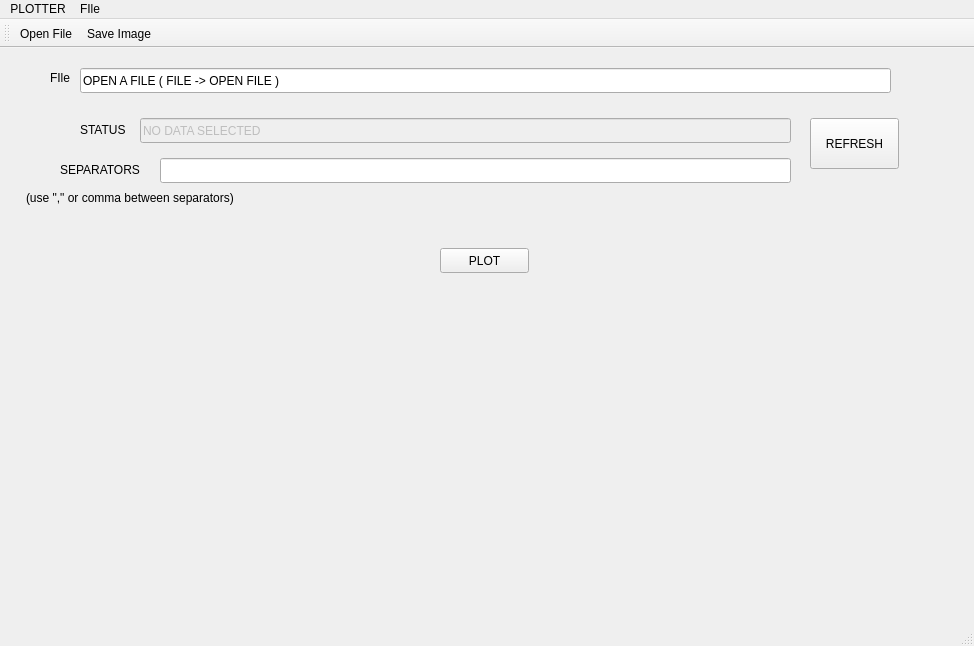
<?xml version="1.0" encoding="UTF-8"?>
<ui version="4.0">
 <class>MainWindow</class>
 <widget class="QMainWindow" name="MainWindow">
  <property name="geometry">
   <rect>
    <x>0</x>
    <y>0</y>
    <width>974</width>
    <height>646</height>
   </rect>
  </property>
  <property name="windowTitle">
   <string>MainWindow</string>
  </property>
  <widget class="QWidget" name="centralWidget">
   <widget class="QLineEdit" name="lineEdit">
    <property name="geometry">
     <rect>
      <x>80</x>
      <y>20</y>
      <width>811</width>
      <height>25</height>
     </rect>
    </property>
    <property name="text">
     <string>OPEN A FILE ( FILE -&gt; OPEN FILE )</string>
    </property>
    <property name="readOnly">
     <bool>true</bool>
    </property>
   </widget>
   <widget class="QLabel" name="label">
    <property name="geometry">
     <rect>
      <x>50</x>
      <y>20</y>
      <width>41</width>
      <height>20</height>
     </rect>
    </property>
    <property name="text">
     <string>FIle</string>
    </property>
   </widget>
   <widget class="QPushButton" name="pushButton">
    <property name="geometry">
     <rect>
      <x>440</x>
      <y>200</y>
      <width>89</width>
      <height>25</height>
     </rect>
    </property>
    <property name="text">
     <string>PLOT</string>
    </property>
   </widget>
   <widget class="QWidget" name="gridLayoutWidget">
    <property name="geometry">
     <rect>
      <x>550</x>
      <y>170</y>
      <width>381</width>
      <height>381</height>
     </rect>
    </property>
    <layout class="QGridLayout" name="plotlayout"/>
   </widget>
   <widget class="QWidget" name="gridLayoutWidget_2">
    <property name="geometry">
     <rect>
      <x>50</x>
      <y>170</y>
      <width>351</width>
      <height>381</height>
     </rect>
    </property>
    <layout class="QGridLayout" name="tablelayout"/>
   </widget>
   <widget class="QPushButton" name="pushButton_2">
    <property name="geometry">
     <rect>
      <x>810</x>
      <y>70</y>
      <width>89</width>
      <height>51</height>
     </rect>
    </property>
    <property name="text">
     <string>REFRESH</string>
    </property>
   </widget>
   <widget class="QLineEdit" name="status">
    <property name="enabled">
     <bool>false</bool>
    </property>
    <property name="geometry">
     <rect>
      <x>140</x>
      <y>70</y>
      <width>651</width>
      <height>25</height>
     </rect>
    </property>
    <property name="text">
     <string>NO DATA SELECTED</string>
    </property>
    <property name="readOnly">
     <bool>true</bool>
    </property>
   </widget>
   <widget class="QLabel" name="label_2">
    <property name="geometry">
     <rect>
      <x>80</x>
      <y>66</y>
      <width>67</width>
      <height>31</height>
     </rect>
    </property>
    <property name="text">
     <string>STATUS</string>
    </property>
   </widget>
   <widget class="QLabel" name="label_3">
    <property name="geometry">
     <rect>
      <x>60</x>
      <y>106</y>
      <width>101</width>
      <height>31</height>
     </rect>
    </property>
    <property name="text">
     <string>SEPARATORS</string>
    </property>
   </widget>
   <widget class="QLineEdit" name="separators">
    <property name="geometry">
     <rect>
      <x>160</x>
      <y>110</y>
      <width>631</width>
      <height>25</height>
     </rect>
    </property>
   </widget>
   <widget class="QLabel" name="label_4">
    <property name="geometry">
     <rect>
      <x>26</x>
      <y>140</y>
      <width>271</width>
      <height>20</height>
     </rect>
    </property>
    <property name="text">
     <string>(use &quot;,&quot; or comma between separators)</string>
    </property>
    <property name="textFormat">
     <enum>Qt::AutoText</enum>
    </property>
   </widget>
  </widget>
  <widget class="QMenuBar" name="menuBar">
   <property name="geometry">
    <rect>
     <x>0</x>
     <y>0</y>
     <width>974</width>
     <height>22</height>
    </rect>
   </property>
   <widget class="QMenu" name="menuPLOTTER">
    <property name="title">
     <string>PLOTTER</string>
    </property>
   </widget>
   <widget class="QMenu" name="menuFIle">
    <property name="title">
     <string>FIle</string>
    </property>
    <addaction name="actionOpen_File"/>
    <addaction name="actionSave_Image"/>
    <addaction name="separator"/>
    <addaction name="actionExit"/>
   </widget>
   <addaction name="menuPLOTTER"/>
   <addaction name="menuFIle"/>
  </widget>
  <widget class="QToolBar" name="mainToolBar">
   <attribute name="toolBarArea">
    <enum>TopToolBarArea</enum>
   </attribute>
   <attribute name="toolBarBreak">
    <bool>false</bool>
   </attribute>
   <addaction name="actionOpen_File"/>
   <addaction name="actionSave_Image"/>
  </widget>
  <widget class="QStatusBar" name="statusBar"/>
  <action name="actionOpen_File">
   <property name="icon">
    <iconset resource="resources.qrc">
     <normaloff>:/images/OpenFile.png</normaloff>:/images/OpenFile.png</iconset>
   </property>
   <property name="text">
    <string>Open File</string>
   </property>
  </action>
  <action name="actionSave_Image">
   <property name="icon">
    <iconset resource="resources.qrc">
     <normaloff>:/images/saveimage.png</normaloff>:/images/saveimage.png</iconset>
   </property>
   <property name="text">
    <string>Save Image</string>
   </property>
  </action>
  <action name="actionExit">
   <property name="text">
    <string>Exit</string>
   </property>
  </action>
 </widget>
 <layoutdefault spacing="6" margin="11"/>
 <resources>
  <include location="resources.qrc"/>
 </resources>
 <connections/>
</ui>
